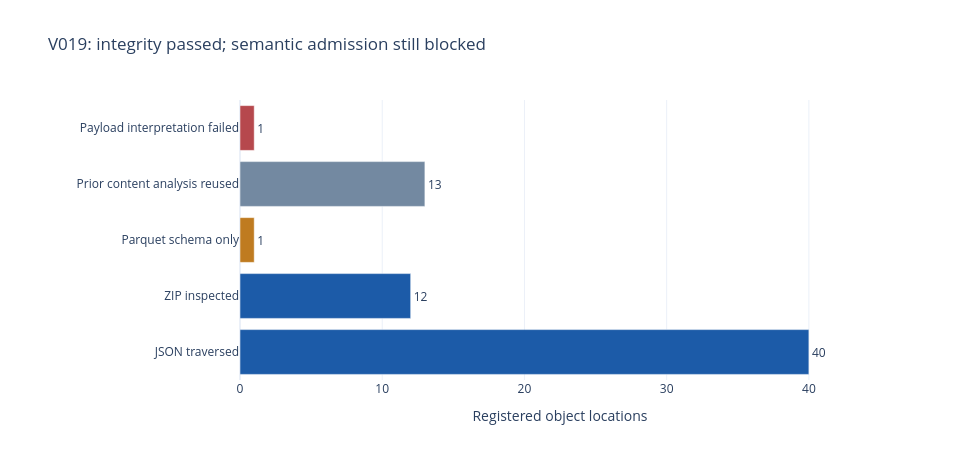

This figure's notebook cell:
### Markdown cell above
# Engineering evidence behind a probability forecast

**Alvaro Mendizabal · source qualification · reproducible evaluation · reliable execution**

Three evidence classes remain distinct: an inherited retrospective scored result,
dated owner-execution aggregates, and independently authored synthetic examples.
This notebook executes three actual synthetic model fits and the recovery contract.
No owner research fit is created; private recipes and source banks stay private.

## Current source audit: integrity is necessary, not sufficient

V019 verified all 67 registered source bodies and remains an immutable **PARTIAL**
historical record. V020 then completed two narrowly registered diagnostics: the failed
payload is a 2,283-record CSV; the Parquet contains 1,629 season-2027 candidate rows,
with every game JSON URL null. Those format observations are not proof of source,
basketball identity, physical-game alignment or historical feature availability.
Seven tiny archive text members remain semantically uninspected. The original
67 object / 3,573 request debts and zero new historical feature admissions are unchanged.

These public aggregate checks do not reread the private bodies or manufacture clocks.

### Code cell
from pathlib import Path
import sys, json, io, base64, hashlib
root = Path.cwd()
if not (root / 'tools').is_dir():
    root = root.parent
sys.path.insert(0, str(root / 'tools'))
from review_project import load_snapshot
from evidence_history import load_history, summarize_history
from qualification_frontier import load_frontier, summarize_frontier
from reliability_demo import demonstrate
from source_readiness import load_source_readiness
import pandas as pd
import matplotlib.pyplot as plt
import plotly.graph_objects as go
from IPython.display import display
d = load_snapshot()
history = summarize_history(load_history())
frontier = summarize_frontier(load_frontier(), d)
source = load_source_readiness()
source_audit = source['source_audit']
followup = source['latest_followup']
print('Historical source audit:', source['execution'], source['status'])
print('Latest follow-up:', followup['execution'], followup['status'])
display(pd.DataFrame([{
    'Complete body verification': source_audit['complete_bodies_verified'],
    'Registered locations': source_audit['registered_locations'],
    'Unresolved requests': source_audit['unresolved_requests'],
    'New historical features': source_audit['historical_features_admitted'],
    'New owner fits': source_audit['new_private_model_fits']}]))
source_categories = ['JSON traversed', 'ZIP inspected', 'Parquet schema only',
                     'Prior content analysis reused', 'Payload interpretation failed']
source_counts = [source_audit['json_interpretations'], source_audit['zip_interpretations'],
                 source_audit['parquet_schema_only'],
                 source_audit['reused_interpretations'],
                 source_audit['payload_uninterpreted']]
colors = ['#1c5ba8', '#1c5ba8', '#bf7b20', '#7389a1', '#b6484d']
assert sum(source_counts) == 67
source_plot = go.Figure(go.Bar(y=source_categories, x=source_counts, orientation='h',
                               marker_color=colors, text=source_counts,
                               textposition='outside'))
source_plot.update_layout(title='V019: integrity passed; semantic admission still blocked',
                          width=960, height=460, template='plotly_white',
                          xaxis_title='Registered object locations',
                          xaxis_range=[0, 45], margin=dict(l=240))
static, ax = plt.subplots(figsize=(10, 4.8), layout='constrained')
ax.barh(source_categories, source_counts, color=colors)
for index, count in enumerate(source_counts):
    ax.text(count + .4, index, str(count), va='center')
ax.set(xlim=(0, 45), xlabel='Registered object locations',
       title='V019: integrity passed; semantic admission still blocked')
image = io.BytesIO()
static.savefig(image, format='png', dpi=120)
plt.close(static)
display({'application/vnd.plotly.v1+json': json.loads(source_plot.to_json()),
         'image/png': base64.b64encode(image.getvalue()).decode()}, raw=True)
print('ZIP inspection includes 7 tiny text members not semantically interpreted.')
print('V020 CSV records:', followup['csv']['records'])
print('V020 Parquet rows:', followup['parquet']['rows'])
print('These are records, not independently verified unique basketball games.')
print('V020 new historical features:', followup['new_historical_features'])
print('Actual billing:', source['resources']['aws_cost'])
print('V018 completed frozen replay, 925 games; all later labels exposed:')
display(pd.DataFrame(source['matched_replay']['aggregate_scores']).set_index('arm'))
print('218 feature-bearing games; 707 unchanged control fallbacks; no promotion.')
print('Both candidates passed 0/5 screens; every paired interval includes zero.')
print('Aggregate source SHA-256:', hashlib.sha256(
    (root / 'portfolio/source_readiness.json').read_bytes()).hexdigest())

### Figure 1 — Plotly figure (JSON) as saved in the notebook; plotly's stock layout.template omitted (floating-point values rounded to 4 significant figures)
{"data": [{"marker": {"color": ["#1c5ba8", "#1c5ba8", "#bf7b20", "#7389a1", "#b6484d"]}, "orientation": "h", "text": ["40", "12", "1", "13", "1"], "textposition": "outside", "type": "bar", "x": [40, 12, 1, 13, 1], "y": ["JSON traversed", "ZIP inspected", "Parquet schema only", "Prior content analysis reused", "Payload interpretation failed"]}], "layout": {"height": 460, "margin": {"l": 240}, "title": {"text": "V019: integrity passed; semantic admission still blocked"}, "width": 960, "xaxis": {"range": [0, 45], "title": {"text": "Registered object locations"}}}}
